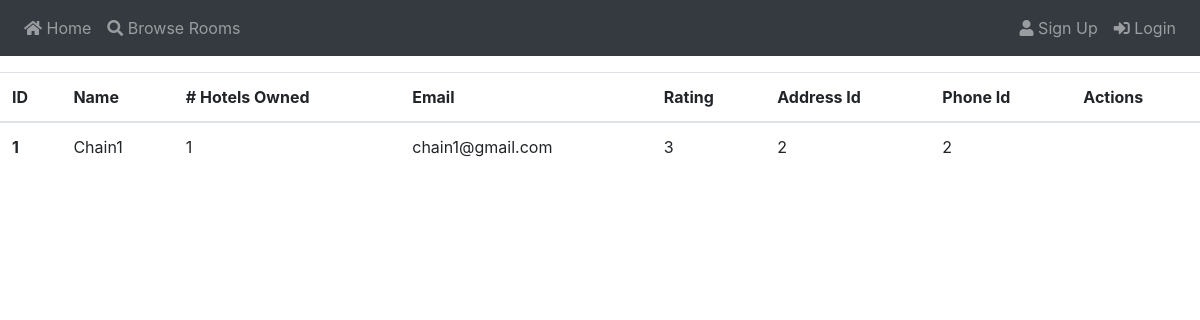
The app's page /view_chains, older data.
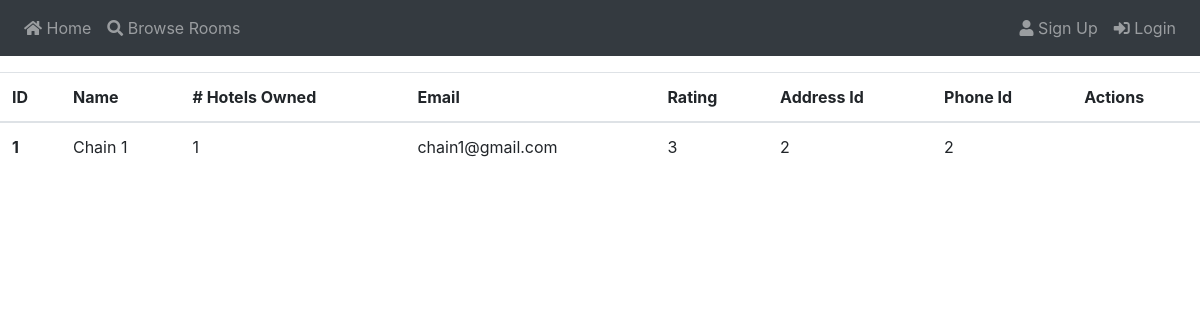
The same page, newer data.
### app/models.py (models this page shows)
class Chain(db.Model):
    id          = db.Column(db.Integer, primary_key = True)
    name        = db.Column(db.String(64), nullable = False)
    hotels_owned = db.Column(db.Integer, nullable = False)
    email       = db.Column(db.String(128), nullable = False)
    rating      = db.Column(db.Integer, nullable = False)
    address     = db.Column(db.Integer, db.ForeignKey('addr.id'))
    phone       = db.Column(db.Integer, db.ForeignKey('phone.id'))
    hotels      = db.relationship('Hotel', backref = 'chain', lazy='dynamic')

### app/routes.py (the view)
@app.route("/view_chains")
def view_chains():
    chains = Chain.query.all()
    return render_template("view_chains.html", chains= chains)

### app/templates/view_chains.html (shortened to what this page needs)
{% extends "base.html" %}
{% block content %}
    <table class="table">
        <thead>
            <tr>
                <th scope="col">ID</th>
                <th scope="col">Name</th>
                <th scope="col"># Hotels Owned</th>
                <th scope="col">Email</th>
                <th scope="col">Rating</th>
                <th scope="col">Address Id</th>
                <th scope="col">Phone Id</th>
                <th scope="col">Actions</th>
            </tr>
        </thead>
        {% for c in chains %}
        <tbody>
            <tr>
                <th scope="row">{{ c.id }}</th>
                <td>{{ c.name }}</td>
                <td>{{ c.hotels_owned }}</td>
                <td>{{ c.email }}</td>
                <td>{{ c.rating }}</td>
                <td>{{ c.address }}</td>
                <td>{{ c.phone }}</td>
                <td>
                </td>
            </tr>
        </tbody>
    {% endfor %}
    </table>
{% endblock %}

Row changes from the older to the newer data that the page shows:
changed Chain "chain1@gmail.com": name "Chain1" → "Chain 1"
